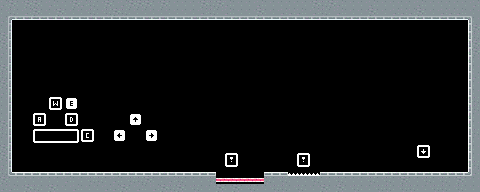

This is a level from a 2D game, rendered from its Tiled map with the project's own tilesets. A one-line summary and the complete map file follow:
An orthogonal 60x24 tile map with 8x8 px tiles, 1 tile layer (Tile Layer 1), 3 tilesets and 10 objects.

<map version="1.10" tiledversion="1.11.2" orientation="orthogonal" renderorder="right-down" width="60" height="24" tilewidth="8" tileheight="8" infinite="0" nextlayerid="7" nextobjectid="24">
 <tileset firstgid="1" source="panels.tsx" />
 <tileset firstgid="61" source="tilemap_white_packed.tsx" />
 <tileset firstgid="877" source="hazards.tsx" />
 <layer id="1" name="Tile Layer 1" width="60" height="24">
  <data encoding="csv">
20,17,14,17,17,14,20,14,14,17,20,23,14,17,14,20,17,17,17,14,17,14,14,14,14,17,23,17,20,14,14,14,20,14,14,14,14,14,14,17,23,17,20,14,14,14,20,14,14,14,14,14,20,14,14,14,14,14,14,20,
14,23,14,20,17,14,14,17,14,14,14,23,14,23,17,23,14,14,14,14,14,14,14,14,14,20,23,14,20,14,14,14,17,14,14,20,20,20,14,20,23,14,20,14,14,14,17,14,14,20,20,20,17,14,14,20,20,20,14,14,
20,50,32,35,29,32,35,35,35,26,26,35,35,26,26,26,26,26,35,32,35,26,26,26,35,29,26,26,26,32,29,26,32,26,26,32,26,26,35,29,26,26,26,32,29,26,32,26,26,32,26,26,32,26,26,32,26,26,52,14,
14,18,0,0,0,0,0,0,0,0,0,0,0,0,0,0,0,0,0,0,0,0,0,0,0,0,0,0,0,0,0,0,0,0,0,0,0,0,0,0,0,0,0,0,0,0,0,0,0,0,0,0,0,0,0,0,0,0,13,17,
17,21,0,0,0,0,0,0,0,0,0,0,0,0,0,0,0,0,0,0,0,0,0,0,0,0,0,0,0,0,0,0,0,0,0,0,0,0,0,0,0,0,0,0,0,0,0,0,0,0,0,0,0,0,0,0,0,0,19,23,
17,21,0,0,0,0,0,0,0,0,0,0,0,0,0,0,0,0,0,0,0,0,0,0,0,0,0,0,0,0,0,0,0,0,0,0,0,0,0,0,0,0,0,0,0,0,0,0,0,0,0,0,0,0,0,0,0,0,22,17,
20,15,0,0,0,0,0,0,0,0,0,0,0,0,0,0,0,0,0,0,0,0,0,0,0,0,0,0,0,0,0,0,0,0,0,0,0,0,0,0,0,0,0,0,0,0,0,0,0,0,0,0,0,0,0,0,0,0,16,17,
14,15,0,0,0,0,0,0,0,0,0,0,0,0,0,0,0,0,0,0,0,0,0,0,0,0,0,0,0,0,0,0,0,0,0,0,0,0,0,0,0,0,0,0,0,0,0,0,0,0,0,0,0,0,0,0,0,0,16,14,
17,15,0,0,0,0,0,0,0,0,0,0,0,0,0,0,0,0,0,0,0,0,0,0,0,0,0,0,0,0,0,0,0,0,0,0,0,0,0,0,0,0,0,0,0,0,0,0,0,0,0,0,0,0,0,0,0,0,13,14,
23,15,0,0,0,0,0,0,0,0,0,0,0,0,0,0,0,0,0,0,0,0,0,0,0,0,0,0,0,0,0,0,0,0,0,0,0,0,0,0,0,0,0,0,0,0,0,0,0,0,0,0,0,0,0,0,0,0,13,20,
17,21,0,0,0,0,0,0,0,0,0,0,0,0,0,0,0,0,0,0,0,0,0,0,0,0,0,0,0,0,0,0,0,0,0,0,0,0,0,0,0,0,0,0,0,0,0,0,0,0,0,0,0,0,0,0,0,0,13,14,
20,24,0,0,0,0,0,0,0,0,0,0,0,0,0,0,0,0,0,0,0,0,0,0,0,0,0,0,0,0,0,0,0,0,0,0,0,0,0,0,0,0,0,0,0,0,0,0,0,0,0,0,0,0,0,0,0,0,13,14,
14,18,0,0,0,0,0,0,0,0,0,0,0,0,0,0,0,0,0,0,0,0,0,0,0,0,0,0,0,0,0,0,0,0,0,0,0,0,0,0,0,0,0,0,0,0,0,0,0,0,0,0,0,0,0,0,0,0,19,23,
14,15,0,0,0,0,147,0,420,0,0,0,0,0,0,0,0,0,0,0,0,0,0,0,0,0,0,0,0,0,0,0,0,0,0,0,0,0,0,0,0,0,0,0,0,0,0,0,0,0,0,0,0,0,0,0,0,0,22,23,
14,15,0,0,0,0,0,0,0,0,0,0,0,0,0,0,0,0,0,0,0,0,0,0,0,0,0,0,0,0,0,0,0,0,0,0,0,0,0,0,0,0,0,0,0,0,0,0,0,0,0,0,0,0,0,0,0,0,16,14,
17,15,0,0,181,0,0,0,183,0,0,0,0,0,0,0,499,0,0,0,0,0,0,0,0,0,0,0,0,0,0,0,0,0,0,0,0,0,0,0,0,0,0,0,0,0,0,0,0,0,0,0,0,0,0,0,0,0,16,14,
23,15,0,0,0,0,0,0,0,0,0,0,0,0,0,0,0,0,0,0,0,0,0,0,0,0,0,0,0,0,0,0,0,0,0,0,0,0,0,0,0,0,0,0,0,0,0,0,0,0,0,0,0,0,0,0,0,0,13,23,
14,18,0,0,296,0,297,0,298,0,218,0,0,0,502,0,0,0,500,0,0,0,0,0,0,0,0,0,0,0,0,0,0,0,0,0,0,0,0,0,0,0,0,0,0,0,0,0,0,0,0,0,0,0,0,0,0,0,13,14,
17,24,0,0,0,0,0,0,0,0,0,0,0,0,0,0,0,0,0,0,0,0,0,0,0,0,0,0,0,0,0,0,0,0,0,0,0,0,0,0,0,0,0,0,0,0,0,0,0,0,0,0,0,0,0,0,0,0,19,14,
17,21,0,0,0,0,0,0,0,0,0,0,0,0,0,0,0,0,0,0,0,0,0,0,0,0,0,0,0,0,0,0,0,0,0,0,0,0,0,0,0,0,0,0,0,0,0,0,0,0,0,0,229,0,0,0,0,0,13,14,
20,18,0,0,0,0,0,0,0,0,0,0,0,0,0,0,0,0,0,0,0,0,0,0,0,0,0,0,92,0,0,0,0,0,0,0,0,92,0,0,0,0,0,0,0,0,0,0,0,0,0,0,0,0,0,0,0,0,19,23,
23,38,2,2,11,2,2,8,5,2,5,2,11,2,11,2,5,2,2,5,8,5,2,2,2,11,2,0,0,0,0,0,0,11,2,8,885,885,885,885,5,2,5,2,2,5,11,2,8,8,8,2,5,11,2,8,8,8,40,20,
17,14,14,14,14,14,14,14,20,14,14,23,23,14,20,14,23,23,17,14,14,20,23,14,14,14,23,877,877,877,877,877,877,23,14,23,14,14,14,23,14,14,23,14,14,14,23,14,23,14,17,14,14,23,14,23,14,17,14,14,
20,20,14,17,23,14,17,14,14,20,14,14,14,20,20,17,14,20,14,20,17,23,17,14,23,14,14,17,14,17,14,23,14,14,23,23,14,23,14,14,17,14,17,14,23,14,14,23,23,14,23,23,14,14,23,23,14,23,14,14
</data>
 </layer>
 <objectgroup id="3" name="Collision">
  <object id="11" x="17.9906" y="20">
   <polygon points="0,0 461.759,0 461.759,-20 -17.9906,-20 -17.9906,0" />
  </object>
  <object id="12" x="468" y="20">
   <polygon points="0,0 0,152 12,152 12,0" />
  </object>
  <object id="13" x="12" y="20">
   <polygon points="0,0 -12,0 -12,152 0,152" />
  </object>
  <object id="14" x="0" y="172">
   <polygon points="0,0 215.955,0 215.955,20 0,20" />
  </object>
  <object id="18" x="216.091" y="184">
   <polygon points="0,0 47.8636,0 47.8636,8 0,8" />
  </object>
  <object id="22" x="264" y="172">
   <polygon points="0,0 23.8636,0 23.8636,4.72727 0,4.72727" />
  </object>
  <object id="21" x="263.909" y="176.182">
   <polygon points="0,0 56.0455,0 56.0455,15.8182 0,15.8182" />
  </object>
  <object id="16" x="320" y="172">
   <polygon points="0,0 159.5,0 159.5,20 0,20" />
  </object>
 </objectgroup>
 <objectgroup id="5" name="HazardCollision">
  <object id="20" x="264" y="177.818">
   <polygon points="0,0 -48,0 -48,4 0,4" />
  </object>
  <object id="23" x="320" y="173.273">
   <polygon points="0,0 -32.3636,0 -32.3636,3.09091 0,3.09091" />
  </object>
 </objectgroup>
</map>
